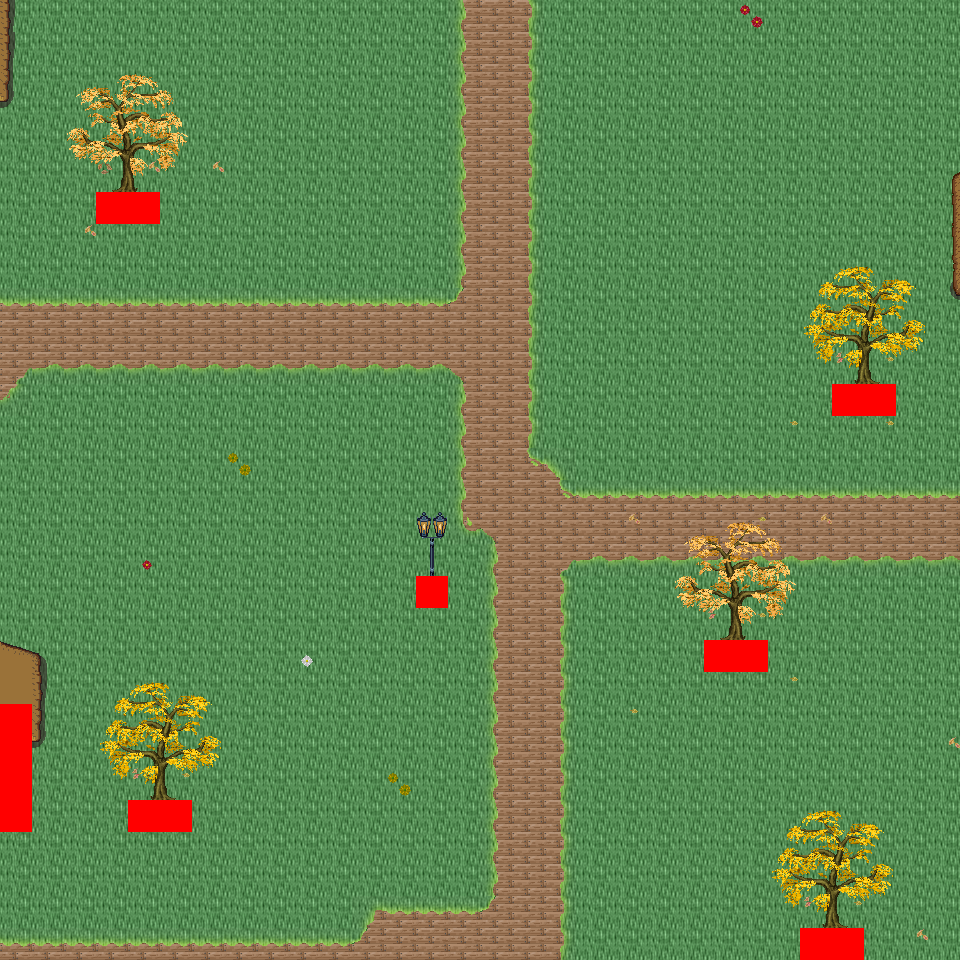

Tiled map render using the project's own tile images. Description and the map definition, with tile-layer contents summarised, below:
An orthogonal 30x30 tile map with 32x32 px tiles, 6 tile layers (Ground, Object, Object2, Above, ...), 34 tilesets and 6 objects (6x mapExit).

<map version="1.0" orientation="orthogonal" renderorder="right-down" width="30" height="30" tilewidth="32" tileheight="32" nextobjectid="7">
  <tileset firstgid="1" name="tileset_logic_collision" tilewidth="32" tileheight="32" tilecount="1" columns="1">
    <image source="../drawable/tileset_logic_collision.png" width="32" height="32" />
  </tileset>
  <tileset firstgid="2" name="tileset_ground_ridge_earth_pale" tilewidth="32" tileheight="32" tilecount="96" columns="12">
    <image source="../drawable/tileset_ground_ridge_earth_pale.png" width="384" height="256" />
  </tileset>
  <tileset firstgid="98" name="tileset_ground_ridge_earth_dark" tilewidth="32" tileheight="32" tilecount="96" columns="12">
    <image source="../drawable/tileset_ground_ridge_earth_dark.png" width="384" height="256" />
  </tileset>
  <tileset firstgid="194" name="tileset_ground_ground" tilewidth="32" tileheight="32" tilecount="33" columns="3">
    <image source="../drawable/tileset_ground_ground.png" width="96" height="352" />
  </tileset>
  <tileset firstgid="227" name="tileset_building_castle" tilewidth="32" tileheight="32" tilecount="320" columns="20">
    <image source="../drawable/tileset_building_castle.png" width="640" height="512" />
  </tileset>
  <tileset firstgid="547" name="tileset_ground_grass_corners" tilewidth="32" tileheight="32" tilecount="24" columns="6">
    <image source="../drawable/tileset_ground_grass_corners.png" width="192" height="128" />
  </tileset>
  <tileset firstgid="571" name="tileset_ground_grass_edges" tilewidth="32" tileheight="32" tilecount="36" columns="12">
    <image source="../drawable/tileset_ground_grass_edges.png" width="384" height="96" />
  </tileset>
  <tileset firstgid="607" name="tileset_item_pot_barrels_1" tilewidth="32" tileheight="32" tilecount="8" columns="4">
    <image source="../drawable/tileset_item_pot_barrels_1.png" width="128" height="64" />
  </tileset>
  <tileset firstgid="615" name="tileset_item_weapon_cannon" tilewidth="32" tileheight="32" tilecount="12" columns="3">
    <image source="../drawable/tileset_item_weapon_cannon.png" width="96" height="128" />
  </tileset>
  <tileset firstgid="627" name="tileset_building_door_door" tilewidth="32" tileheight="32" tilecount="6" columns="3">
    <image source="../drawable/tileset_building_door_door.png" width="96" height="64" />
  </tileset>
  <tileset firstgid="633" name="tileset_building_door_closed" tilewidth="32" tileheight="32" tilecount="1" columns="1">
    <image source="../drawable/tileset_building_door_closed.png" width="32" height="32" />
  </tileset>
  <tileset firstgid="634" name="tileset_building_window_window_centered" tilewidth="32" tileheight="32" tilecount="1" columns="1">
    <image source="../drawable/tileset_building_window_window_centered.png" width="32" height="32" />
  </tileset>
  <tileset firstgid="635" name="tileset_building_decoration_chimney_big" tilewidth="32" tileheight="32" tilecount="2" columns="1">
    <image source="../drawable/tileset_building_decoration_chimney_big.png" width="32" height="64" />
  </tileset>
  <tileset firstgid="637" name="tileset_building_tan_building" tilewidth="32" tileheight="32" tilecount="24" columns="4">
    <image source="../drawable/tileset_building_tan_building.png" width="128" height="192" />
  </tileset>
  <tileset firstgid="661" name="tileset_building_museum" tilewidth="32" tileheight="32" tilecount="56" columns="7">
    <image source="../drawable/tileset_building_museum.png" width="224" height="256" />
  </tileset>
  <tileset firstgid="717" name="tileset_building_decoration_chimney" tilewidth="32" tileheight="32" tilecount="2" columns="1">
    <image source="../drawable/tileset_building_decoration_chimney.png" width="32" height="64" />
  </tileset>
  <tileset firstgid="719" name="tileset_plant_tree_fall_trees" tilewidth="32" tileheight="32" tilecount="40" columns="8">
    <image source="../drawable/tileset_plant_tree_fall_trees.png" width="256" height="160" />
  </tileset>
  <tileset firstgid="759" name="tileset_plant_leaves" tilewidth="32" tileheight="32" tilecount="8" columns="4">
    <image source="../drawable/tileset_plant_leaves.png" width="128" height="64" />
  </tileset>
  <tileset firstgid="767" name="tileset_plant_vine" tilewidth="32" tileheight="32" tilecount="3" columns="1">
    <image source="../drawable/tileset_plant_vine.png" width="32" height="96" />
  </tileset>
  <tileset firstgid="770" name="tileset_item_pot_pot_burgundy" tilewidth="32" tileheight="32" tilecount="1" columns="1">
    <image source="../drawable/tileset_item_pot_pot_burgundy.png" width="32" height="32" />
  </tileset>
  <tileset firstgid="771" name="tileset_building_stairs_stairs_grey" tilewidth="32" tileheight="32" tilecount="6" columns="3">
    <image source="../drawable/tileset_building_stairs_stairs_grey.png" width="96" height="64" />
  </tileset>
  <tileset firstgid="777" name="tileset_furniture_light_lamp_blue" tilewidth="32" tileheight="32" tilecount="3" columns="1">
    <image source="../drawable/tileset_furniture_light_lamp_blue.png" width="32" height="96" />
  </tileset>
  <tileset firstgid="780" name="tileset_light_dim_light_7x5" tilewidth="32" tileheight="32" tilecount="35" columns="7">
    <image source="../drawable/tileset_light_dim_light_7x5.png" width="224" height="160" />
  </tileset>
  <tileset firstgid="815" name="tileset_plant_flower_daisy_blue" tilewidth="32" tileheight="32" tilecount="8" columns="2">
    <image source="../drawable/tileset_plant_flower_daisy_blue.png" width="64" height="128" />
  </tileset>
  <tileset firstgid="823" name="tileset_plant_flower_daisy_red" tilewidth="32" tileheight="32" tilecount="8" columns="2">
    <image source="../drawable/tileset_plant_flower_daisy_red.png" width="64" height="128" />
  </tileset>
  <tileset firstgid="831" name="tileset_plant_flower_daisy_white" tilewidth="32" tileheight="32" tilecount="8" columns="2">
    <image source="../drawable/tileset_plant_flower_daisy_white.png" width="64" height="128" />
  </tileset>
  <tileset firstgid="839" name="tileset_plant_flower_daisy_yellow" tilewidth="32" tileheight="32" tilecount="8" columns="2">
    <image source="../drawable/tileset_plant_flower_daisy_yellow.png" width="64" height="128" />
  </tileset>
  <tileset firstgid="847" name="tileset_ground_ground_3" tilewidth="32" tileheight="32" tilecount="5" columns="5">
    <image source="../drawable/tileset_ground_ground_3.png" width="160" height="32" />
  </tileset>
  <tileset firstgid="852" name="tileset_building_cottage" tilewidth="32" tileheight="32" tilecount="256" columns="16">
    <image source="../drawable/tileset_building_cottage.png" width="512" height="512" />
  </tileset>
  <tileset firstgid="1108" name="tileset_building_roof_thatched_roof" tilewidth="32" tileheight="32" tilecount="256" columns="16">
    <image source="../drawable/tileset_building_roof_thatched_roof.png" width="512" height="512" />
  </tileset>
  <tileset firstgid="1364" name="tileset_building_door_doors" tilewidth="32" tileheight="32" tilecount="256" columns="16">
    <image source="../drawable/tileset_building_door_doors.png" width="512" height="512" />
  </tileset>
  <tileset firstgid="1620" name="tileset_building_window_windows" tilewidth="32" tileheight="32" tilecount="256" columns="16">
    <image source="../drawable/tileset_building_window_windows.png" width="512" height="512" />
  </tileset>
  <tileset firstgid="1876" name="tileset_logic_portal" tilewidth="32" tileheight="32" tilecount="24" columns="8">
    <image source="../drawable/tileset_logic_portal.png" width="256" height="96" />
  </tileset>
  <tileset firstgid="1900" name="tileset_building_decoration_banner" tilewidth="32" tileheight="32" tilecount="12" columns="1">
    <image source="../drawable/tileset_building_decoration_banner.png" width="32" height="384" />
  </tileset>
  <layer name="Ground" width="30" height="30">
    <data>[900 cells, 900 non-empty, 2 distinct tile ids]</data>
  </layer>
  <layer name="Object" width="30" height="30">
    <data>[900 cells, 159 non-empty, 27 distinct tile ids]</data>
  </layer>
  <layer name="Object2" width="30" height="30">
    <data>[900 cells, 22 non-empty, 10 distinct tile ids]</data>
  </layer>
  <layer name="Above" width="30" height="30">
    <data>[900 cells, 99 non-empty, 46 distinct tile ids]</data>
  </layer>
  <layer name="Above2" width="30" height="30">
    <data>[900 cells, 0 non-empty, 0 distinct tile ids]</data>
  </layer>
  <layer name="Walkable" width="30" height="30">
    <data>[900 cells, 15 non-empty, 1 distinct tile ids]</data>
  </layer>
  <objectgroup name="MapEvents">
    <object id="1" name="north" type="mapExit" x="0" y="0" width="960" height="32">
      <properties>
        <property name="map" value="level_0_x52_y61" />
        <property name="x" value="0" />
        <property name="y" value="28" />
      </properties>
    </object>
    <object id="2" name="south" type="mapExit" x="0" y="928" width="800" height="32">
      <properties>
        <property name="map" value="level_0_x52_y63" />
        <property name="x" value="0" />
        <property name="y" value="1" />
      </properties>
    </object>
    <object id="3" name="south2" type="mapExit" x="864" y="928" width="96" height="32">
      <properties>
        <property name="map" value="level_0_x52_y63" />
        <property name="x" value="27" />
        <property name="y" value="1" />
      </properties>
    </object>
    <object id="4" name="west" type="mapExit" x="0" y="0" width="32" height="704">
      <properties>
        <property name="map" value="level_0_x51_y62" />
        <property name="x" value="28" />
        <property name="y" value="0" />
      </properties>
    </object>
    <object id="5" name="west2" type="mapExit" x="0" y="832" width="32" height="128">
      <properties>
        <property name="map" value="level_0_x51_y62" />
        <property name="x" value="28" />
        <property name="y" value="26" />
      </properties>
    </object>
    <object id="6" name="east" type="mapExit" x="928" y="0" width="32" height="960">
      <properties>
        <property name="map" value="level_0_x53_y62" />
        <property name="x" value="1" />
        <property name="y" value="0" />
      </properties>
    </object>
  </objectgroup>
</map>
